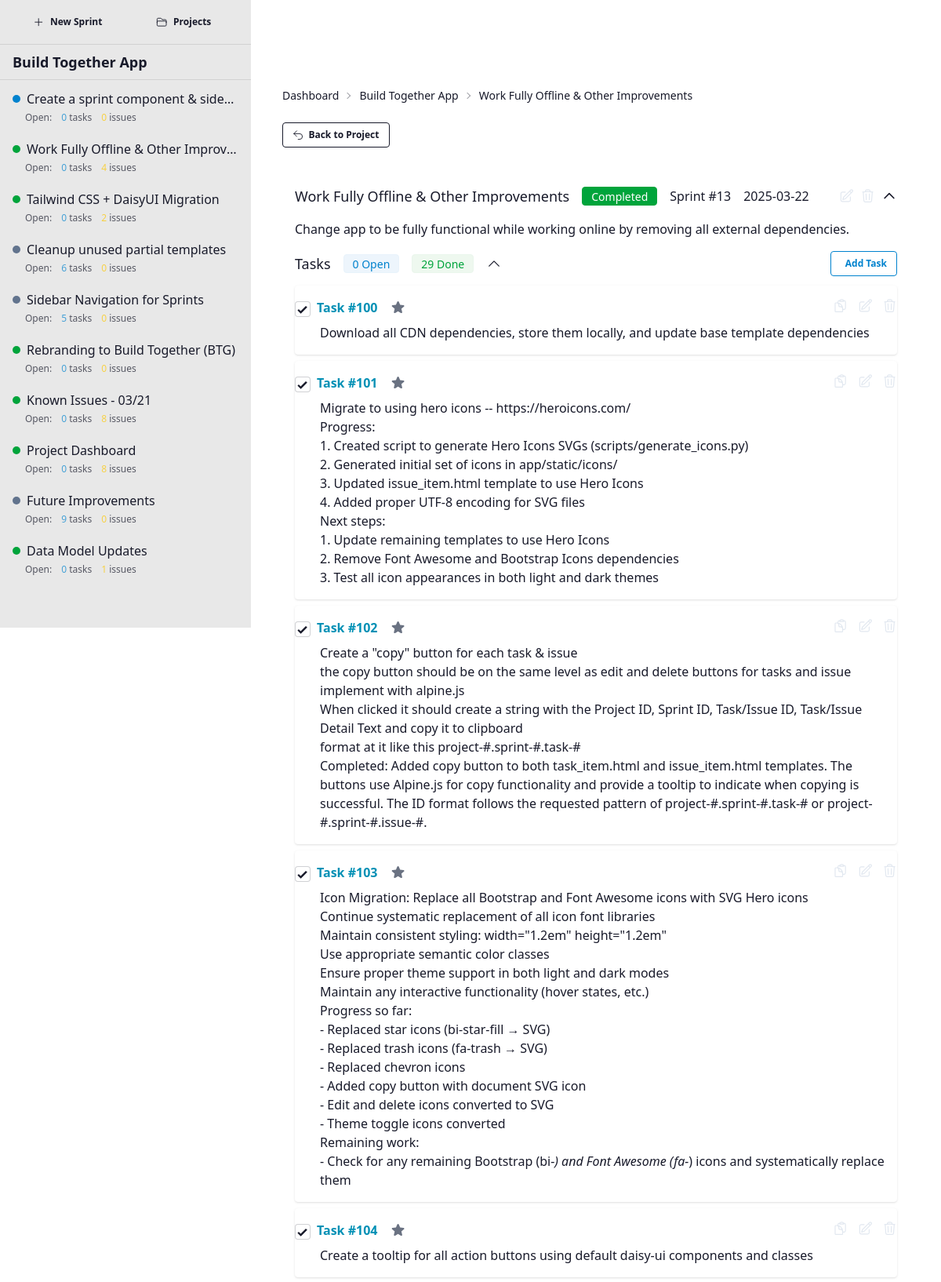
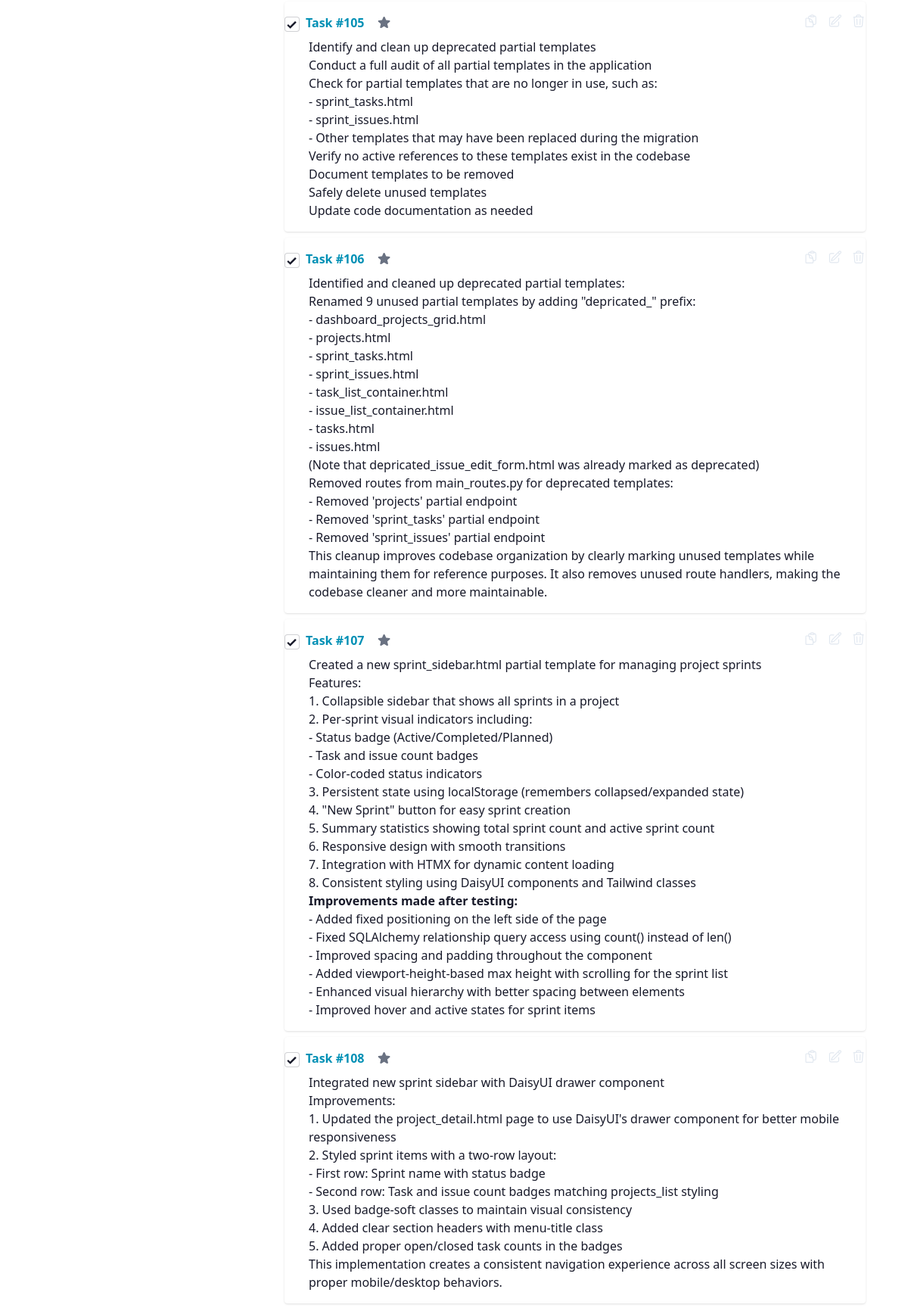
The app's page /project/2/sprint/13 (upper part) with its own data (2 pictures, top to bottom).
### app/models/project.py (models this page shows, shortened)
class Project(db.Model):
    __tablename__ = 'projects'
    id = db.Column(db.Integer, primary_key=True)
    name = db.Column(db.String(100), nullable=False)
    description = db.Column(db.Text, nullable=True)
    requirements = db.Column(db.Text, nullable=True)
    implementation_details = db.Column(db.Text, nullable=True)
    created_at = db.Column(db.DateTime, default=datetime.utcnow)
    updated_at = db.Column(db.DateTime, default=datetime.utcnow, onupdate=datetime.utcnow)
    sprints = db.relationship('Sprint', backref='project', lazy='dynamic', cascade='all, delete-orphan')

### app/models/sprint.py (models this page shows, shortened)
class Sprint(db.Model):
    __tablename__ = 'sprints'
    STATUS_PLANNED = 'Planned'
    STATUS_ACTIVE = 'Active'
    STATUS_COMPLETED = 'Completed'
    VALID_STATUSES = [STATUS_PLANNED, STATUS_ACTIVE, STATUS_COMPLETED]
    id = db.Column(db.Integer, primary_key=True)
    name = db.Column(db.String(100), nullable=False)
    description = db.Column(db.Text, nullable=True)
    status = db.Column(db.String(20), default=STATUS_PLANNED)
    project_id = db.Column(db.Integer, db.ForeignKey('projects.id'), nullable=False)
    created_at = db.Column(db.DateTime, default=datetime.utcnow)
    updated_at = db.Column(db.DateTime, default=datetime.utcnow, onupdate=datetime.utcnow)
    tasks = db.relationship('Task', backref='sprint', lazy='dynamic', cascade='all, delete-orphan')
    issues = db.relationship('Issue', backref='sprint', lazy='dynamic', cascade='all, delete-orphan')
    def get_sorted_tasks(self):
        open_tasks = self.tasks.filter_by(completed=False).order_by(Task.created_at.asc()).all()
        closed_tasks = self.tasks.filter_by(completed=True).order_by(Task.created_at.asc()).all()
        return open_tasks + closed_tasks
    def get_sorted_issues(self):
        open_issues = self.issues.filter_by(completed=False).order_by(Issue.created_at.asc()).all()
        closed_issues = self.issues.filter_by(completed=True).order_by(Issue.created_at.asc()).all()
        return open_issues + closed_issues

### app/models/task.py (models this page shows, shortened)
class Task(db.Model):
    __tablename__ = 'tasks'
    id = db.Column(db.Integer, primary_key=True)
    details = db.Column(db.Text, nullable=False)
    completed = db.Column(db.Boolean, default=False)
    starred = db.Column(db.Boolean, default=False)  # New field to mark tasks as starred/important
    sprint_id = db.Column(db.Integer, db.ForeignKey('sprints.id'), nullable=False)
    created_at = db.Column(db.DateTime, default=datetime.utcnow)
    updated_at = db.Column(db.DateTime, default=datetime.utcnow, onupdate=datetime.utcnow)

### app/routes/main_routes.py (the view)
@main_bp.route('/project/<int:project_id>/sprint/<int:sprint_id>')
def sprint_detail(project_id, sprint_id):
    project = Project.query.get_or_404(project_id)
    sprint = Sprint.query.get_or_404(sprint_id)
    if sprint.project_id != project_id:
        return "Sprint not found in this project", 404
    return render_template('sprint_detail.html', project=project, sprint=sprint)

### app/templates/sprint_detail.html (shortened to what this page needs)
{% extends "base.html" %}
{% block sidebar %}
  {% include 'partials/sidebar.html' %}
{% endblock %}
{% block content %}
<div class="px-6 py-6">
    <div class="text-sm breadcrumbs mb-4">
        <ul>
            <li><a href="{{ url_for('main.index') }}">Dashboard</a></li>
            <li><a href="{{ url_for('main.project_detail', project_id=project.id) }}">{{ project.name }}</a></li>
            <li>{{ sprint.name }}</li>
        </ul>
    </div>
    <div class="mb-4">
        <a href="{{ url_for('main.project_detail', project_id=project.id) }}" class="btn btn-outline btn-sm">
            <svg xmlns="http://www.w3.org/2000/svg" fill="none" viewBox="0 0 24 24" stroke-width="1.5" stroke="currentColor" width="1.2em" height="1.2em">
                <path stroke-linecap="round" stroke-linejoin="round" d="M9 15 3 9m0 0 6-6M3 9h12a6 6 0 0 1 0 12h-3" />
            </svg>
            Back to Project
        </a>
    </div>
    <div id="sprintDetailContainer">
        {% include 'partials/sprint.html' %}
    </div>
</div>
{% endblock %}

### app/templates/partials/sprint.html (shortened to what this page needs)
<div class="pt-4">
    <div id="sprint-{{ sprint.id }}" class="sprint-container"
         x-data="{
            sprintOpen: true,
            tasksOpen: localStorage.getItem('sprint-{{ sprint.id }}-tasks') !== 'false',
            issuesOpen: localStorage.getItem('sprint-{{ sprint.id }}-issues') !== 'false',
            toggleTasks() {
                this.tasksOpen = !this.tasksOpen;
                localStorage.setItem('sprint-{{ sprint.id }}-tasks', this.tasksOpen);
            },
            toggleIssues() {
                this.issuesOpen = !this.issuesOpen;
                localStorage.setItem('sprint-{{ sprint.id }}-issues', this.issuesOpen);
            }
         }">
        <div class="card border-b border-base-300">
            <div class="card-header flex justify-between items-center p-4 cursor-pointer"
                 @click="sprintOpen = !sprintOpen">
                <div class="flex items-center">
                    <h4 class="text-lg font-medium">{{ sprint.name }}</h4></div>
                <div class="flex ml-4 gap-4">
                    <span class="badge {% if sprint.status == 'Active' %}badge-primary{% elif sprint.status == 'Completed' %}badge-success{% else %}badge-secondary{% endif %}">{{ sprint.status }}</span>
                    <span class="">Sprint #{{ sprint.id }}</span>
                    <span class="">{{ sprint.created_at.strftime('%Y-%m-%d') if sprint.created_at else '' }}</span>
                </div>
                <div class="sprint-actions flex items-center ml-auto gap-2">
                    <div class="text-slate-200 hover:text-slate-400 cursor-pointer flex items-center justify-center tooltip tooltip-top"
                          data-tip="Edit sprint"
                          hx-get="/htmx/sprints/{{ sprint.id }}/edit"
                          hx-target="#sprint-edit-form-container-{{ sprint.id }}"
                          hx-swap="innerHTML"
                          hx-trigger="click"
                          @click.stop="sprintOpen = true">
                    </div>
                    <div class="text-slate-200 hover:text-error cursor-pointer flex items-center justify-center tooltip tooltip-top"
                          data-tip="Delete sprint"
                          hx-confirm="Are you sure you want to delete this sprint? This will also delete all tasks and issues in this sprint."
                          hx-delete="/htmx/sprints/{{ sprint.id }}/delete"
                          hx-target="#projectsContainer"
                          hx-swap="innerHTML"
                          hx-preserve="true"
                          @click.stop>
                    </div>
                    <svg class="h-5 w-5" :class="sprintOpen ? 'rotate-180' : ''" xmlns="http://www.w3.org/2000/svg" fill="none" viewBox="0 0 24 24" stroke="currentColor">
                        <path stroke-linecap="round" stroke-linejoin="round" stroke-width="2" d="M19 9l-7 7-7-7" />
                    </svg>
                </div>
            </div>
            <div x-show="sprintOpen" x-transition class="px-4">
                <div class="markdown">{{ sprint.description|markdown or 'No description provided.' }}</div>
                <div class="py-4">
                    <div class="flex items-center mb-3 cursor-pointer"
                         @click="toggleTasks()">
                        <h3 class="text-lg font-medium mb-0">Tasks</h3>
                        <div class="flex gap-4 ml-4">
                            <span class="badge badge-soft badge-primary">{{ sprint.tasks.count() - sprint.tasks.filter_by(completed=True).count() }} Open</span>
                            <span class="badge badge-soft badge-success">{{ sprint.tasks.filter_by(completed=True).count() }} Done</span>
                        </div>
                        <div class="flex">
                            <svg xmlns="http://www.w3.org/2000/svg" fill="none" viewBox="0 0 24 24" stroke-width="1.5" stroke="currentColor" class="size-5 ml-4" :class="tasksOpen ? 'rotate-180' : ''">
                                <path stroke-linecap="round" stroke-linejoin="round" d="m19.5 8.25-7.5 7.5-7.5-7.5" />
                            </svg>
                        </div>
                        <div class="ml-auto">
                            <button class="btn btn-sm btn-outline btn-primary"
                                    hx-get="/htmx/tasks/form/{{ sprint.id }}"
                                    hx-target="#task-form-container-{{ sprint.id }}"
                                    hx-swap="innerHTML"
                                    @click.stop>
                                 Add Task
                            </button>
                        </div>
                    </div>
                    <div x-show="tasksOpen" x-transition>
                        <div id="sprint-tasks-{{ sprint.id }}" class="space-y-2">
                            {% if sprint.tasks.all() %}
                                {% for task in sprint.get_sorted_tasks() %}
                                    {% include 'partials/task_item.html' %}
                                {% endfor %}
                            {% else %}
                                <div class="text-center p-4 bg-base-200 rounded-lg">
                                    <p class="text-base-content/70">No tasks yet.</p>
                                </div>
                            {% endif %}
                        </div>
                    </div>
                </div>
            </div>
        </div>
    </div>
</div>

### app/templates/partials/task_item.html (shortened to what this page needs)
<div class="card bg-base-100 shadow-sm py-4" id="task-{{ task.id }}" data-task-id="{{ task.id }}">
    <div class="flex justify-between items-start mb-2">
        <div class="flex items-center gap-2">
            <div class="form-control">
                <input type="checkbox"
                class="checkbox checkbox-sm"
                id="task-checkbox-{{ task.id }}"
                {{ 'checked' if task.completed else '' }}
                hx-post="/htmx/tasks/{{ task.id }}/toggle"
                hx-target="#projectsContainer"
                hx-swap="innerHTML"
                hx-preserve="true"
                name="completed"></div>
            <span class="text-info font-semibold">Task #{{ task.id }}</span>
            <div class="cursor-pointer ml-2 text-gray-500 tooltip tooltip-bottom"
                    data-tip="Toggle starred status"
                    hx-put="/htmx/tasks/{{ task.id }}/star"
                    hx-target="#projectsContainer"
                    hx-swap="innerHTML"
                    hx-preserve="true">
                    <svg xmlns="http://www.w3.org/2000/svg" viewBox="0 0 24 24" fill="currentColor" class="{{ 'text-warning' if task.starred }}" width="1.2em" height="1.2em" >
                        <path fill-rule="evenodd" d="M10.788 3.21c.448-1.077 1.976-1.077 2.424 0l2.082 5.006 5.404.434c1.164.093 1.636 1.545.749 2.305l-4.117 3.527 1.257 5.273c.271 1.136-.964 2.033-1.96 1.425L12 18.354 7.373 21.18c-.996.608-2.231-.29-1.96-1.425l1.257-5.273-4.117-3.527c-.887-.76-.415-2.212.749-2.305l5.404-.434 2.082-5.005Z" clip-rule="evenodd" />
                    </svg>
            </div>
        </div>
        <div class="task-actions flex items-center gap-3">
            <div class="text-slate-200 hover:text-slate-400 cursor-pointer tooltip tooltip-top"
                 data-tip="Copy task ID"
                 x-data="{
                    copyId: function() {
                        const text = 'project-{{ task.sprint.project.id }}.sprint-{{ task.sprint.id }}.task-{{ task.id }}';
                        navigator.clipboard.writeText(text);
                        this.showTooltip = true;
                        setTimeout(() => this.showTooltip = false, 1000);
                    },
                    showTooltip: false
                 }">
                <div class="relative" x-on:click="copyId">
                </div>
            </div>
            <div class="text-slate-200 hover:text-slate-400 cursor-pointer flex items-center justify-center tooltip tooltip-top"
                    data-tip="Edit task"
                    hx-get="/htmx/tasks/{{ task.id }}/edit"
                    hx-target="#task-{{ task.id }}"
                    hx-swap="outerHTML">
            </div>
            <div class="text-slate-200 hover:text-error cursor-pointer flex items-center justify-center tooltip tooltip-top"
                    data-tip="Delete task"
                    hx-delete="/htmx/tasks/{{ task.id }}/delete"
                    hx-target="#projectsContainer"
                    hx-swap="innerHTML"
                    hx-confirm="Are you sure you want to delete this task?">
            </div>
        </div>
    </div>
    <div class="form-control">
        <div class="flex items-center cursor-pointer">
            <div class="ml-8 hover:text-white {{ 'text-white/40' if task.completed else 'text-white/80' }} markdown">{{ task.details|markdown }}</div>
        </div>
    </div>
</div>

### app/templates/partials/sidebar.html (shortened to what this page needs)
<div class="bg-base-200 min-h-full w-80 text-base-content overflow-y-auto flex flex-col">
    <div class="px-4 py-3 border-b border-base-300">
        <div class="flex gap-2">
            <button class="btn btn-ghost btn-sm flex-1 justify-center gap-2 text-base-content hover:bg-base-300 transition-colors duration-200"
                    hx-get="/htmx/sprints/form?project_id={{ project.id }}"
                    hx-target="#sprint-form-container"
                    hx-swap="innerHTML">
                <svg xmlns="http://www.w3.org/2000/svg" fill="none" viewBox="0 0 24 24" stroke-width="1.5" stroke="currentColor" width="1.2em" height="1.2em">
                    <path stroke-linecap="round" stroke-linejoin="round" d="M12 4.5v15m7.5-7.5h-15" />
                </svg>
                New Sprint
            </button>
            <a href="{{ url_for('main.index') }}" class="btn btn-ghost btn-sm flex-1 justify-center gap-2 text-base-content hover:bg-base-300 transition-colors duration-200">
                Projects
            </a>
        </div>
    </div>
    <div class="px-4 py-2 border-b border-base-300">
        <h2 class="font-semibold text-lg truncate">{{ project.name }}</h2>
    </div>
    <div class="p-1 overflow-y-auto flex-grow">
        {% if project.sprints %}
            {% for sprint in project.sprints|sort(attribute='created_at', reverse=True) %}
                <a href="{{ url_for('main.sprint_detail', project_id=project.id, sprint_id=sprint.id) }}"
                   class="flex flex-col w-full px-3 py-2 rounded-lg mb-1 hover:bg-base-300 transition-colors duration-200 {% if current_sprint_id == sprint.id %}bg-base-300 font-medium{% endif %}">
                    <div class="flex items-center gap-2 w-full">
                        <div class="flex-shrink-0 w-2.5 h-2.5 rounded-full {% if sprint.status == 'Active' %}bg-primary{% elif sprint.status == 'Completed' %}bg-success{% else %}bg-secondary{% endif %}"></div>
                        <span class="text-base flex-grow truncate">{{ sprint.name }}</span>
                    </div>
                    <div class="flex gap-3 pl-4 mt-1 text-xs opacity-70">
                        <span>Open:</span>
                        <span><span class="text-primary font-medium">{{ sprint.tasks.count() - sprint.tasks.filter_by(completed=True).count() if sprint.tasks is defined else 0 }}</span> tasks</span>
                        <span><span class="text-warning font-medium">{{ sprint.issues.count() if sprint.issues is defined else 0 }}</span> issues</span>
                    </div>
                </a>
            {% endfor %}
        {% else %}
            <div class="flex flex-col items-center justify-center h-32 text-center opacity-60">
                <p class="text-sm">No sprints yet</p>
                <p class="text-xs mt-2">Create a new sprint to get started</p>
            </div>
        {% endif %}
    </div>
</div>

### records on screen
Project: name "Build Together App"
Sprint: name "Work Fully Offline & Other Improvements", status "Completed", id "13", created_at "2025-03-22", description "Change app to be fully functional while working online by removing all external dependencies.", name "Work Fully Offline & Other Improv…", tasks.count "0", issues "4"
Task: id "100", starred False (drawn), details "Download all CDN dependencies, store them locally, and update base template dependencies"
Task: id "101", starred False (drawn), details "Migrate to using hero icons -- https://heroicons.com/ Progress: 1. Created script to generate Hero Icons SVGs (scripts/generate_icons.py) 2. Generated initial set of icons in app/static/icons/ 3. Updated issue_item.html template to use Hero Icons 4. Added proper UTF-8 encoding for SVG files Next steps: 1. Update remaining templates to use Hero Icons 2. Remove Font Awesome and Bootstrap Icons dependencies 3. Test all icon appearances in both light and dark themes"
Task: id "102", starred False (drawn), details "Create a \"copy\" button for each task & issue the copy button should be on the same level as edit and delete buttons for tasks and issue implement with alpine.js When clicked it should create a string with the Project ID, Sprint ID, Task/Issue ID, Task/Issue Detail Text and copy it to clipboard format at it like this project-#.sprint-#.task-# Completed: Added copy button to both task_item.html and issue_item.html templates. The buttons use Alpine.js for copy functionality and provide a tooltip to indicate when copying is successful. The ID format follows the requested pattern of project-#.sprint-#.task-# or project-#.sprint-#.issue-#."
Task: id "103", starred False (drawn), details "Icon Migration: Replace all Bootstrap and Font Awesome icons with SVG Hero icons Continue systematic replacement of all icon font libraries Maintain consistent styling: width=\"1.2em\" height=\"1.2em\" Use appropriate semantic color classes Ensure proper theme support in both light and dark modes Maintain any interactive functionality (hover states, etc.) Progress so far: - Replaced star icons (bi-star-fill → SVG) - Replaced trash icons (fa-trash → SVG) - Replaced chevron icons - Added copy button with document SVG icon - Edit and delete icons converted to SVG - Theme toggle icons converted Remaining work: - Check for any remaining Bootstrap (bi- ) and Font Awesome (fa- ) icons and…"
Task: id "104", starred False (drawn), details "Create a tooltip for all action buttons using default daisy-ui components and classes"
Task: id "105", starred False (drawn), details "Identify and clean up deprecated partial templates Conduct a full audit of all partial templates in the application Check for partial templates that are no longer in use, such as: - sprint_tasks.html - sprint_issues.html - Other templates that may have been replaced during the migration Verify no active references to these templates exist in the codebase Document templates to be removed Safely delete unused templates Update code documentation as needed"
Task: id "106", starred False (drawn), details "Identified and cleaned up deprecated partial templates: Renamed 9 unused partial templates by adding \"depricated_\" prefix: - dashboard_projects_grid.html - projects.html - sprint_tasks.html - sprint_issues.html - task_list_container.html - issue_list_container.html - tasks.html - issues.html (Note that depricated_issue_edit_form.html was already marked as deprecated) Removed routes from main_routes.py for deprecated templates: - Removed 'projects' partial endpoint - Removed 'sprint_tasks' partial endpoint - Removed 'sprint_issues' partial endpoint This cleanup improves codebase organization by clearly marking unused templates while maintaining them for reference purposes. It also removes…"
Task: id "107", starred False (drawn), details "Created a new sprint_sidebar.html partial template for managing project sprints Features: 1. Collapsible sidebar that shows all sprints in a project 2. Per-sprint visual indicators including: - Status badge (Active/Completed/Planned) - Task and issue count badges - Color-coded status indicators 3. Persistent state using localStorage (remembers collapsed/expanded state) 4. \"New Sprint\" button for easy sprint creation 5. Summary statistics showing total sprint count and active sprint count 6. Responsive design with smooth transitions 7. Integration with HTMX for dynamic content loading 8. Consistent styling using DaisyUI components and Tailwind classes Improvements made after testing: - Added…"
Task: id "108", starred False (drawn), details "Integrated new sprint sidebar with DaisyUI drawer component Improvements: 1. Updated the project_detail.html page to use DaisyUI's drawer component for better mobile responsiveness 2. Styled sprint items with a two-row layout: - First row: Sprint name with status badge - Second row: Task and issue count badges matching projects_list styling 3. Used badge-soft classes to maintain visual consistency 4. Added clear section headers with menu-title class 5. Added proper open/closed task counts in the badges This implementation creates a consistent navigation experience across all screen sizes with proper mobile/desktop behaviors."
Sprint: name "Create a sprint component & side…", tasks.count "0", issues "0"
Sprint: name "Tailwind CSS + DaisyUI Migration", tasks.count "0", issues "2"
Sprint: name "Cleanup unused partial templates", tasks.count "6", issues "0"
Sprint: name "Sidebar Navigation for Sprints", tasks.count "5", issues "0"
Sprint: name "Rebranding to Build Together (BTG)", tasks.count "0", issues "0"
Sprint: name "Known Issues - 03/21", tasks.count "0", issues "8"
Sprint: name "Project Dashboard", tasks.count "0", issues "8"
Sprint: name "Future Improvements", tasks.count "9", issues "0"
Sprint: name "Data Model Updates", tasks.count "0", issues "1"

### other values on screen
{{ sprint.tasks.count() - sprint.tasks.filter_by(completed=True).count() }} "0"
{{ sprint.tasks.filter_by(completed=True).count() }} "29"
